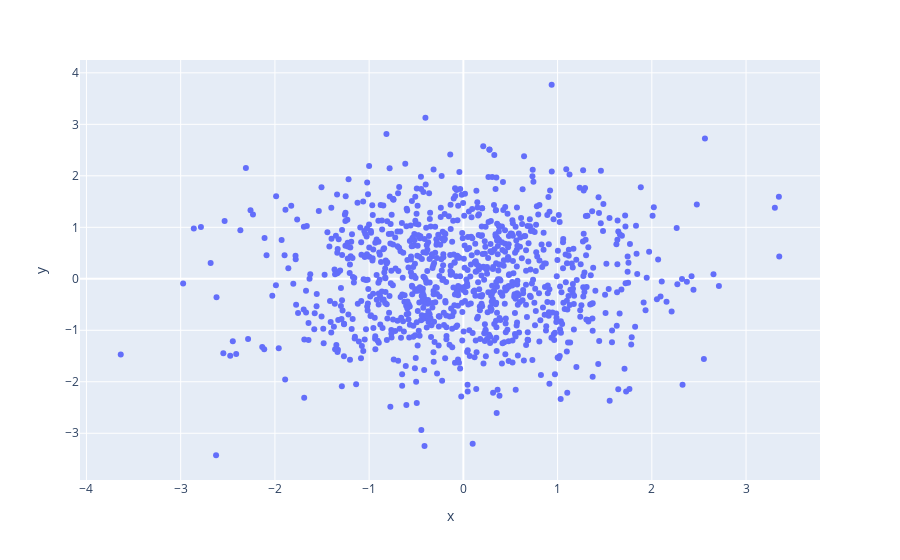

Write notebook code for a chart like this one.
### Code cell
px.scatter(x=x,y=y)

### Figure 1 — Plotly figure (JSON) as saved in the notebook; plotly's stock layout.template omitted (floating-point values rounded to 4 significant figures; data arrays with more than 128 entries replaced by an {"elided": "..."} marker saying what was removed)
{"data": [{"hovertemplate": "x=%{x}<br>y=%{y}<extra></extra>", "legendgroup": "", "marker": {"color": "#636efa", "symbol": "circle"}, "mode": "markers", "name": "", "orientation": "v", "showlegend": false, "type": "scatter", "x": {"elided": "1000 float values"}, "xaxis": "x", "y": {"elided": "1000 float values"}, "yaxis": "y"}], "layout": {"legend": {"tracegroupgap": 0}, "margin": {"t": 60}, "xaxis": {"anchor": "y", "domain": [0, 1], "title": {"text": "x"}}, "yaxis": {"anchor": "x", "domain": [0, 1], "title": {"text": "y"}}}}
